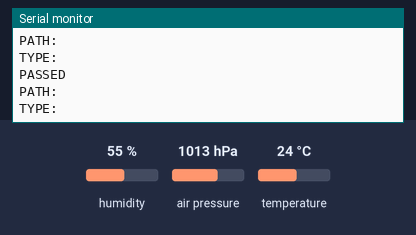
This sketch was run on a simulated ESP32. Parts: the last lines printed to the serial monitor. The test bench sets the inputs (shaded band); at power-on: humidity 55 %, air pressure 1013 hPa, temperature 24 °C. WiFi joins after 1.5 s; servers stay silent unless stated.

Above: at 2.7 s.
2.8 s: humidity set to 22 %
At 2.86 s:
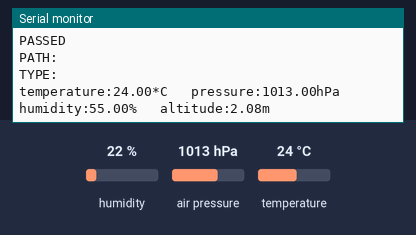
4.3 s: air pressure set to 952 hPa
At 4.69 s:
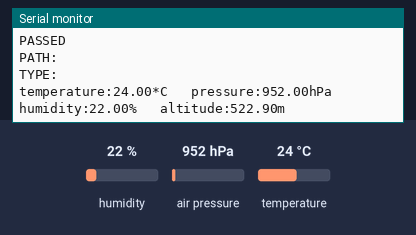
5.8 s: temperature set to 12 °C
At 6.52 s:
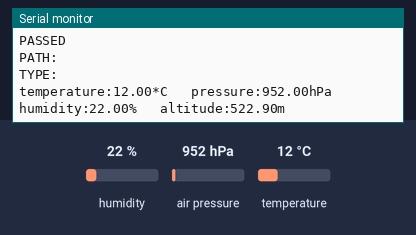

Measured:
- after the input at 4.3 s, the serial monitor: prints a new line after 0.26 s (image 2)
- after the input at 5.8 s, the serial monitor: prints a new line after 0.59 s (image 3)

The sketch:

local_weather_send.ino
```cpp
    #include <Arduino.h>
    #include <WiFi.h>
    #include <Firebase_ESP_Client.h>
    #include <Wire.h>
    #include <SPI.h>
    #include <Adafruit_Sensor.h>
    #include <Adafruit_BME280.h>

    //Provide the token generation process info.
    #include "addons/TokenHelper.h"
    //Provide the RTDB payload printing info and other helper functions.
    #include "addons/RTDBHelper.h"

    // Insert your network credentials
    #define WIFI_SSID "redmi"
    #define WIFI_PASSWORD "12345678"

    // Define the sea level pressure in order to calculate altitude properly
    #define SEALEVELPRESSURE_HPA (1013.25)

    // 1 for using I2C, 0 for using SPI for receiving data
    #define USEIIC 1

    #if(USEIIC)
      Adafruit_BME280 bme;
    #else
      #define SPI_SCK 13
      #define SPI_MISO 12
      #define SPI_MOSI 11
      #define SPI_CS 10
      Adafruit_BME280 bme(SPI_CS, SPI_MOSI, SPI_MISO, SPI_SCK);
    #endif

    // Insert Firebase project API Key
    #define API_KEY "AIzaSyC5NGsrzLd34QnsjADno7t3qVTw4uYw9ek"

    // Insert RTDB URLefine the RTDB URL */
    #define DATABASE_URL "https://weatherly-local-station-default-rtdb.europe-west1.firebasedatabase.app/"

    //Define Firebase Data object
    FirebaseData fbdo;
    FirebaseAuth auth;
    FirebaseConfig config;

    unsigned long sendDataPrevMillis = 0;
    float temp_val;
    int humidity_val, pressure_val;
    bool signupOK = false;
    unsigned long delayTime;

  void setup(){
    Serial.begin(115200);

    // Init the BME280 sensor
    bool rslt;
    rslt = bme.begin();
    if (!rslt) {
      Serial.println("Could not initialize sensor, make sure it is properly connected!");
      while(1);
    }
    Serial.println("BME280 successfully initialized");
    Serial.println("Temperature           Pressure             Humidity      UV value (0-10)");
    delayTime = 40;

    // Start connecting to WiFi network
    WiFi.begin(WIFI_SSID, WIFI_PASSWORD);
    Serial.print("Connecting to Wi-Fi");
    while (WiFi.status() != WL_CONNECTED){
      Serial.print(".");
      delay(300);
    }
    Serial.println();
    Serial.print("Connected with IP: ");
    Serial.println(WiFi.localIP());
    Serial.println();

    /* Assign the api key (required) */
    config.api_key = API_KEY;

    /* Assign the RTDB URL (required) */
    config.database_url = DATABASE_URL;

    /* Sign up */
    if (Firebase.signUp(&config, &auth, "", "")){
      Serial.println("ok");
      signupOK = true;
    }
    else{
      Serial.printf("%s\n", config.signer.signupError.message.c_str());
    }

    /* Assign the callback function for the long running token generation task */
    config.token_status_callback = tokenStatusCallback; //see addons/TokenHelper.h

    Firebase.begin(&config, &auth);
    Firebase.reconnectWiFi(true);
  }

  void loop(){

      // You can test with random values if sensors are unavailable
      /*temp_val = 0.3 + random(0,100);
      humidity_val = random(20,100);
      pressure_val = random(998,1050);*/

      // Print values in terminal for easy debugging
      printValues();
      sendValues();

      // Values are updated with set time delay
      //delay(delayTime);
  }

  // Function to print values, for easy debugging
  void printValues() {
    Serial.print("temperature:");
    Serial.print(bme.readTemperature());
    Serial.print("*C   ");

    Serial.print("pressure:");
    Serial.print(bme.readPressure()/100.0F);
    Serial.print("hPa   ");

    Serial.print("humidity:");
    Serial.print(bme.readHumidity());
    Serial.print("%   ");

    Serial.print("altitude:");
    Serial.print(bme.readAltitude(SEALEVELPRESSURE_HPA));
    Serial.println("m");
  }

  void sendValues() {
    // Write temperature value on the database path temperature (Celsius)
    if (Firebase.RTDB.setFloat(&fbdo, "temperature", bme.readTemperature())){
      Serial.println("PASSED");
      Serial.println("PATH: " + fbdo.dataPath());
      Serial.println("TYPE: " + fbdo.dataType());
    }
    else {
      Serial.println("FAILED");
      Serial.println("REASON: " + fbdo.errorReason());
    }

    // Write humidity value on the database path humidity (%)
    if (Firebase.RTDB.setFloat(&fbdo, "humidity", bme.readHumidity())){
      Serial.println("PASSED");
      Serial.println("PATH: " + fbdo.dataPath());
      Serial.println("TYPE: " + fbdo.dataType());
    }
    else {
      Serial.println("FAILED");
      Serial.println("REASON: " + fbdo.errorReason());
    }

    // Write atm pressure value on the database path pressure (%)
    if (Firebase.RTDB.setFloat(&fbdo, "pressure", bme.readPressure()/100.0F)){
      Serial.println("PASSED");
      Serial.println("PATH: " + fbdo.dataPath());
      Serial.println("TYPE: " + fbdo.dataType());
    }
    else {
      Serial.println("FAILED");
      Serial.println("REASON: " + fbdo.errorReason());
    }

    // Write altitude value on the database path altitude (meters)
    if (Firebase.RTDB.setFloat(&fbdo, "altitude", bme.readAltitude(SEALEVELPRESSURE_HPA))){
      Serial.println("PASSED");
      Serial.println("PATH: " + fbdo.dataPath());
      Serial.println("TYPE: " + fbdo.dataType());
    }
    else {
      Serial.println("FAILED");
      Serial.println("REASON: " + fbdo.errorReason());
    }
  }
```
